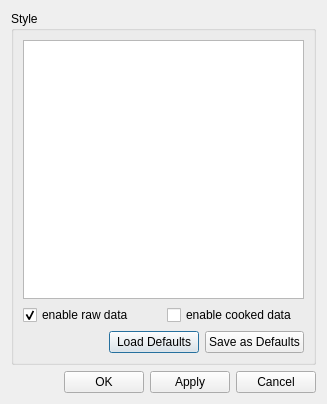
<?xml version="1.0" encoding="UTF-8"?>
<ui version="4.0">
 <class>DlgGraphStyle</class>
 <widget class="QDialog" name="DlgGraphStyle">
  <property name="geometry">
   <rect>
    <x>0</x>
    <y>0</y>
    <width>327</width>
    <height>404</height>
   </rect>
  </property>
  <property name="minimumSize">
   <size>
    <width>90</width>
    <height>0</height>
   </size>
  </property>
  <property name="windowTitle">
   <string>Dialog</string>
  </property>
  <layout class="QVBoxLayout" name="verticalLayout_2">
   <item>
    <widget class="QGroupBox" name="groupBox">
     <property name="title">
      <string>Style</string>
     </property>
     <layout class="QVBoxLayout" name="verticalLayout">
      <item>
       <widget class="QTableWidget" name="tableWidget">
        <property name="alternatingRowColors">
         <bool>false</bool>
        </property>
        <property name="selectionBehavior">
         <enum>QAbstractItemView::SelectRows</enum>
        </property>
        <property name="showGrid">
         <bool>true</bool>
        </property>
        <property name="rowCount">
         <number>0</number>
        </property>
        <property name="columnCount">
         <number>0</number>
        </property>
        <attribute name="horizontalHeaderVisible">
         <bool>true</bool>
        </attribute>
        <attribute name="horizontalHeaderCascadingSectionResizes">
         <bool>false</bool>
        </attribute>
        <attribute name="horizontalHeaderMinimumSectionSize">
         <number>20</number>
        </attribute>
        <attribute name="horizontalHeaderShowSortIndicator" stdset="0">
         <bool>false</bool>
        </attribute>
        <attribute name="verticalHeaderVisible">
         <bool>true</bool>
        </attribute>
       </widget>
      </item>
      <item>
       <layout class="QHBoxLayout" name="horizontalLayout_2">
        <item>
         <widget class="QCheckBox" name="checkBox_EnRaw">
          <property name="text">
           <string>enable raw data</string>
          </property>
          <property name="checked">
           <bool>true</bool>
          </property>
         </widget>
        </item>
        <item>
         <widget class="QCheckBox" name="checkBox_EnCooked">
          <property name="text">
           <string>enable cooked data</string>
          </property>
         </widget>
        </item>
       </layout>
      </item>
      <item>
       <layout class="QHBoxLayout" name="horizontalLayout_3">
        <item>
         <spacer name="horizontalSpacer_2">
          <property name="orientation">
           <enum>Qt::Horizontal</enum>
          </property>
          <property name="sizeHint" stdset="0">
           <size>
            <width>40</width>
            <height>20</height>
           </size>
          </property>
         </spacer>
        </item>
        <item>
         <widget class="QPushButton" name="buttonLoadDef">
          <property name="minimumSize">
           <size>
            <width>90</width>
            <height>0</height>
           </size>
          </property>
          <property name="text">
           <string>Load Defaults</string>
          </property>
         </widget>
        </item>
        <item>
         <widget class="QPushButton" name="buttonSaveDef">
          <property name="minimumSize">
           <size>
            <width>90</width>
            <height>0</height>
           </size>
          </property>
          <property name="text">
           <string>Save as Defaults</string>
          </property>
         </widget>
        </item>
       </layout>
      </item>
     </layout>
    </widget>
   </item>
   <item>
    <layout class="QHBoxLayout" name="horizontalLayout">
     <item>
      <spacer name="horizontalSpacer">
       <property name="orientation">
        <enum>Qt::Horizontal</enum>
       </property>
       <property name="sizeHint" stdset="0">
        <size>
         <width>88</width>
         <height>17</height>
        </size>
       </property>
      </spacer>
     </item>
     <item>
      <widget class="QPushButton" name="buttonOK">
       <property name="text">
        <string>OK</string>
       </property>
      </widget>
     </item>
     <item>
      <widget class="QPushButton" name="buttonApply">
       <property name="text">
        <string>Apply</string>
       </property>
      </widget>
     </item>
     <item>
      <widget class="QPushButton" name="buttonCancel">
       <property name="text">
        <string>Cancel</string>
       </property>
      </widget>
     </item>
    </layout>
   </item>
  </layout>
 </widget>
 <resources/>
 <connections>
  <connection>
   <sender>buttonOK</sender>
   <signal>clicked()</signal>
   <receiver>DlgGraphStyle</receiver>
   <slot>accept()</slot>
   <hints>
    <hint type="sourcelabel">
     <x>206</x>
     <y>333</y>
    </hint>
    <hint type="destinationlabel">
     <x>207</x>
     <y>177</y>
    </hint>
   </hints>
  </connection>
  <connection>
   <sender>buttonCancel</sender>
   <signal>clicked()</signal>
   <receiver>DlgGraphStyle</receiver>
   <slot>reject()</slot>
   <hints>
    <hint type="sourcelabel">
     <x>368</x>
     <y>333</y>
    </hint>
    <hint type="destinationlabel">
     <x>207</x>
     <y>177</y>
    </hint>
   </hints>
  </connection>
 </connections>
</ui>
